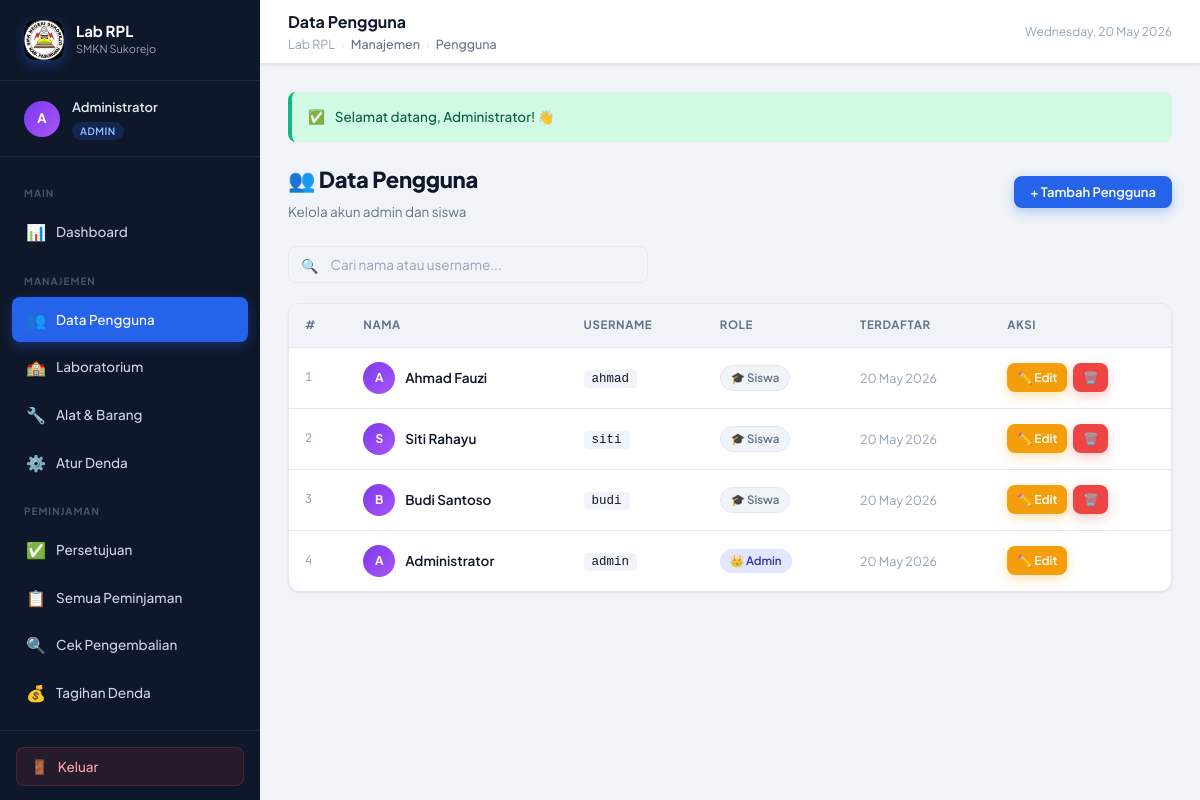
The app's page /pages/admin/users.php (signed in) with its own data.
### tables this page shows
CREATE TABLE IF NOT EXISTS user (
    id_user    INT AUTO_INCREMENT PRIMARY KEY,
    nama       VARCHAR(100) NOT NULL,
    username   VARCHAR(50)  NOT NULL UNIQUE,
    password   VARCHAR(255) NOT NULL,
    role       ENUM('admin','user') DEFAULT 'user',
    created_at TIMESTAMP DEFAULT CURRENT_TIMESTAMP
);

### config/koneksi.php (called while the page is built, shortened)
<?php
function sanitize($c,$d){return mysqli_real_escape_string($c,trim($d));}

### pages/admin/users.php (the view, shortened to what this page needs)
<?php
session_start();require_once '../../config/koneksi.php';requireAdmin();
$search=sanitize($conn,$_GET['q']??'');
$where=$search?"WHERE nama LIKE '%$search%' OR username LIKE '%$search%'":'';
$users=mysqli_query($conn,"SELECT * FROM user $where ORDER BY id_user DESC");
include '../../includes/header.php';?>
<?php include '../../includes/flash.php';?>
<div class="page-header" style="display:flex;align-items:center;justify-content:space-between;flex-wrap:wrap;gap:12px;">
  <div><h1>👥 Data Pengguna</h1><p>Kelola akun admin dan siswa</p></div>
  <button class="btn btn-primary" data-modal="modal-add">+ Tambah Pengguna</button>
</div>
<form class="toolbar" method="GET">
  <div class="search-bar" style="flex:1;max-width:360px;"><span class="search-icon">🔍</span><input type="text" name="q" id="table-search" placeholder="Cari nama atau username..." value="<?=htmlspecialchars($search)?>"></div>
</form>
<div class="card"><div class="table-wrapper"><table>
  <thead><tr><th>#</th><th>Nama</th><th>Username</th><th>Role</th><th>Terdaftar</th><th>Aksi</th></tr></thead>
  <tbody>
    <?php $i=1; while($u=mysqli_fetch_assoc($users)):?>
    <tr data-searchable>
      <td class="row-num"><?=$i++?></td>
      <td><div style="display:flex;align-items:center;gap:10px;"><div style="width:32px;height:32px;background:linear-gradient(135deg,#7c3aed,#a855f7);border-radius:50%;display:flex;align-items:center;justify-content:center;color:#fff;font-size:12px;font-weight:700;flex-shrink:0;"><?=strtoupper(substr($u['nama'],0,1))?></div><span style="font-weight:600;"><?=htmlspecialchars($u['nama'])?></span></div></td>
      <td><code style="background:var(--bg);padding:2px 8px;border-radius:4px;font-size:12.5px;"><?=htmlspecialchars($u['username'])?></code></td>
      <td><?=$u['role']==='admin'?'<span class="badge badge-info">👑 Admin</span>':'<span class="badge badge-secondary">🎓 Siswa</span>'?></td>
      <td style="color:var(--text-muted);font-size:12.5px;"><?=date('d M Y',strtotime($u['created_at']))?></td>
      <td><div class="td-actions">
        <a href="users.php?action=edit&id=<?=$u['id_user']?>" class="btn btn-warning btn-sm">✏️ Edit</a>
        <?php if($u['id_user']!=$_SESSION['user_id']):?>
        <a href="users.php?action=delete&id=<?=$u['id_user']?>" class="btn btn-danger btn-sm" data-confirm="Hapus '<?=htmlspecialchars($u['nama'])?>'?">🗑️</a>
        <?php endif;?>
      </div></td>
    </tr>
    <?php endwhile; if($i===1):?><tr><td colspan="6"><div class="empty-state"><div class="empty-icon">👥</div><p>Belum ada pengguna</p></div></td></tr><?php endif;?>
  </tbody>
</table></div></div>
<?php include '../../includes/footer.php';?>

### assets/css/style.css (style rules this page uses)
:root { --primary:#2563eb;--primary-light:#3b82f6;--primary-dark:#1d4ed8; --primary-50:#eff6ff;--primary-100:#dbeafe; --accent:#0ea5e9; --success:#10b981;--success-light:#d1fae5; --warning:#f59e0b;--warning-light:#fef3c7; --danger:#ef4444;--danger-light:#fee2e2; --info:#6366f1;--info-light:#e0e7ff; --orange:#f97316;--orange-light:#ffedd5; --sidebar-w:260px;--navbar-h:64px; --bg:#f0f4f8;--bg-card:#ffffff; --bg-sidebar:#0f172a;--bg-sidebar-hover:#1e293b; --text-primary:#0f172a;--text-secondary:#64748b;--text-muted:#94a3b8; --text-sidebar:#cbd5e1; --border:#e2e8f0; --shadow-sm:0 1px 3px rgba(0,0,0,.06),0 1px 2px rgba(0,0,0,.04); --shadow:0 4px 12px rgba(0,0,0,.08),0 2px 4px rgba(0,0,0,.04); --shadow-lg:0 20px 40px rgba(0,0,0,.12),0 8px 16px rgba(0,0,0,.06); --radius:12px;--radius-sm:8px;--radius-lg:16px;--radius-xl:24px; --font:'Plus Jakarta Sans',sans-serif; --font-mono:'JetBrains Mono',monospace; --transition:all .2s cubic-bezier(.4,0,.2,1); }
*,*::before,*::after { box-sizing:border-box;margin:0;padding:0 }
html { scroll-behavior:smooth }
body { font-family:var(--font);background:var(--bg);color:var(--text-primary);font-size:14px;line-height:1.6;min-height:100vh }
a { text-decoration:none;color:inherit }
.page-header { margin-bottom:24px }
.page-header h1 { font-size:22px;font-weight:800;letter-spacing:-.3px }
.page-header p { color:var(--text-secondary);font-size:13.5px;margin-top:4px }
.card { background:var(--bg-card);border-radius:var(--radius);border:1px solid var(--border);box-shadow:var(--shadow-sm);overflow:hidden }
.btn { display:inline-flex;align-items:center;gap:6px;padding:8px 16px;border-radius:var(--radius-sm);font-family:var(--font);font-size:13px;font-weight:600;cursor:pointer;border:none;transition:var(--transition);text-decoration:none;white-space:nowrap }
.btn-primary { background:var(--primary);color:#fff;box-shadow:0 4px 12px rgba(37,99,235,.3) }
.btn-danger { background:var(--danger);color:#fff;box-shadow:0 4px 12px rgba(239,68,68,.3) }
.btn-warning { background:var(--warning);color:#fff;box-shadow:0 4px 12px rgba(245,158,11,.3) }
.btn-sm { padding:5px 10px;font-size:12px }
.table-wrapper { overflow-x:auto }
table { width:100%;border-collapse:collapse }
thead tr { background:var(--bg) }
thead th { padding:12px 16px;font-size:11.5px;font-weight:700;color:var(--text-secondary);text-transform:uppercase;letter-spacing:.6px;text-align:left;border-bottom:1px solid var(--border);white-space:nowrap }
tbody tr { border-bottom:1px solid var(--border);transition:var(--transition) }
tbody tr:last-child { border-bottom:none }
tbody td { padding:14px 16px;font-size:13.5px;vertical-align:middle }
.td-actions { display:flex;gap:6px;align-items:center;flex-wrap:wrap }
.row-num { color:var(--text-muted);font-size:12px;font-family:var(--font-mono) }
.badge { display:inline-flex;align-items:center;gap:4px;padding:3px 10px;border-radius:20px;font-size:11.5px;font-weight:600 }
.badge-info { background:var(--info-light);color:#3730a3 }
.badge-secondary { background:var(--bg);color:var(--text-secondary);border:1px solid var(--border) }
.fade-in { animation:fadeIn .4s ease both }
.toolbar { display:flex;align-items:center;gap:12px;margin-bottom:20px;flex-wrap:wrap }
.search-bar { display:flex;align-items:center;gap:8px;background:var(--bg);border:1.5px solid var(--border);border-radius:var(--radius-sm);padding:0 12px;transition:var(--transition) }
.search-bar input { border:none;background:transparent;padding:9px 4px;font-family:var(--font);font-size:13.5px;color:var(--text-primary);outline:none;width:100% }
.search-bar input::placeholder { color:var(--text-muted) }
.search-icon { color:var(--text-muted) }

### records on screen
user: nama "A", nama "Ahmad Fauzi", username "ahmad", role "🎓 Siswa", created_at "20 May 2026"
user: nama "S", nama "Siti Rahayu", username "siti", role "🎓 Siswa", created_at "20 May 2026"
user: nama "B", nama "Budi Santoso", username "budi", role "🎓 Siswa", created_at "20 May 2026"
user: nama "A", nama "Administrator", username "admin", role "👑 Admin", created_at "20 May 2026"

### other values on screen
substr($_SESSION['nama']??'U',0,1) "A"
$_SESSION['nama'] "Administrator"
$_SESSION['role'] "ADMIN"
$page_title "Data Pengguna"
$lbl "Manajemen"
$lbl "Pengguna"
$icons[$f['type']] "✅"
$f['message'] "Selamat datang, Administrator! 👋"
